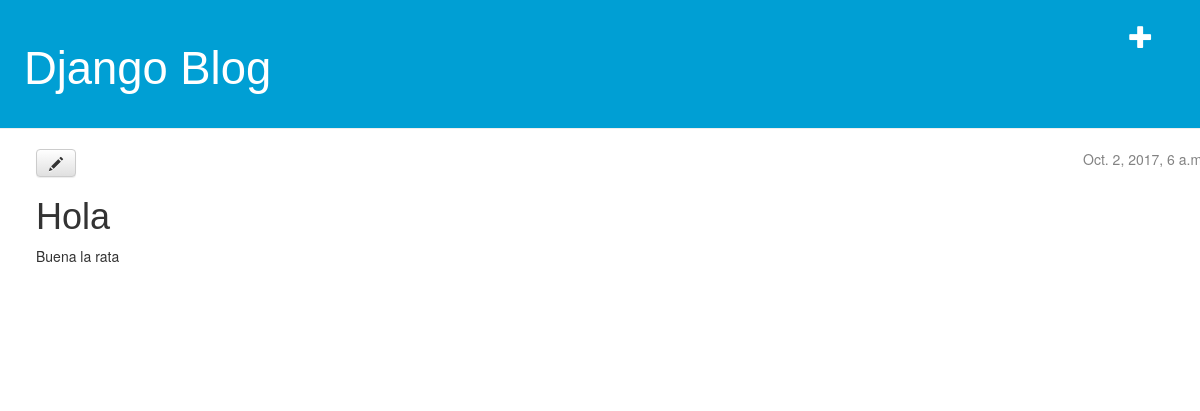
/post/1/, run on an earlier commit of the app's database.
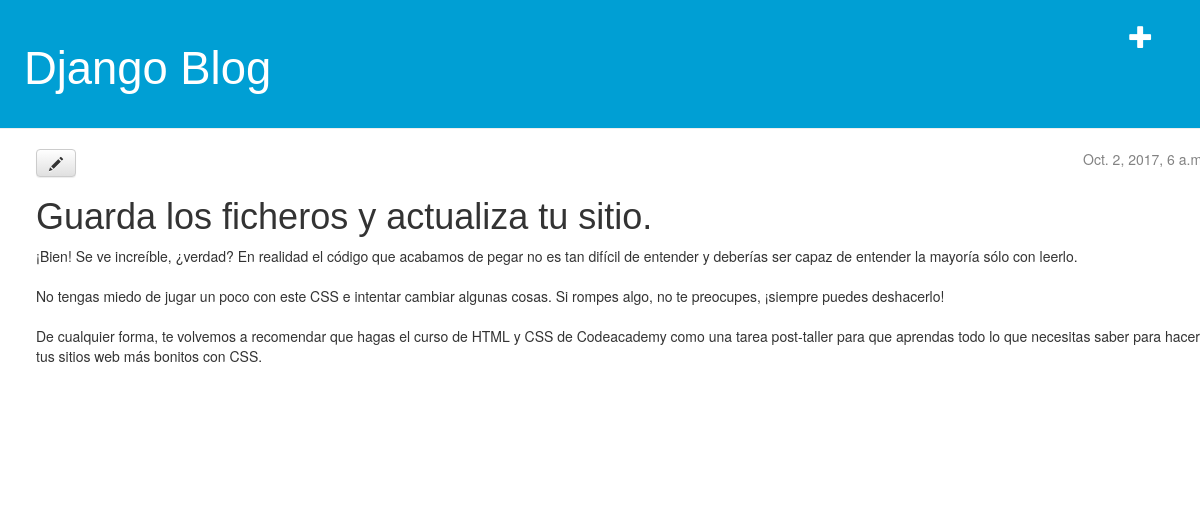
And on a later commit of the database.
### blog/models.py (models this page shows, shortened)
class Post(models.Model):
	author = models.ForeignKey('auth.User')
	title = models.CharField(max_length=200)
	text = models.TextField()
	created_date = models.DateTimeField(
			default=timezone.now)
	published_date = models.DateTimeField(
			blank=True, null=True)

### blog/views.py (the view)
# urls.py: url(r'^post/(?P<pk>[0-9]+)/$', views.post_detail, name='post_detail'),
def post_detail(request, pk):
	post = get_object_or_404(Post, pk=pk)
	return render(request, 'blog/post_detail.html', {'post': post})

### blog/templates/blog/post_detail.html
{% extends 'blog/base.html' %}
{% block content %}
    <div class="post">
        {% if post.published_date %}
            <div class="date">
                {{ post.published_date }}
            </div>
        {% endif %}
        <a class="btn btn-default" href="{% url 'post_edit' pk=post.pk %}"><span class="glyphicon glyphicon-pencil"></span></a>
        <h1>{{ post.title }}</h1>
        <p>{{ post.text|linebreaksbr }}</p>
    </div>
{% endblock %}

What changed in the data, as far as the page shows it:
changed Post: title "Hola" → "Guarda los ficheros y actualiza tu sitio."; text "Buena la rata" → "¡Bien! Se ve increíble, ¿verdad? En realidad el código que acabamos de pegar no es tan difícil de entender y deberías ser capaz de entender la mayoría sólo con leerlo. No tengas miedo de jugar un poco con este CSS e intentar cambiar algunas cosas. Si rompes algo, no te preocupes, ¡siempre puedes deshacerlo! De cualquier forma, te volvemos a recomendar que hagas el curso de HTML y CSS de Codeacademy como una tarea post-taller para que aprendas todo lo que necesitas saber para hacer tus sitios web más bonitos con CSS."
